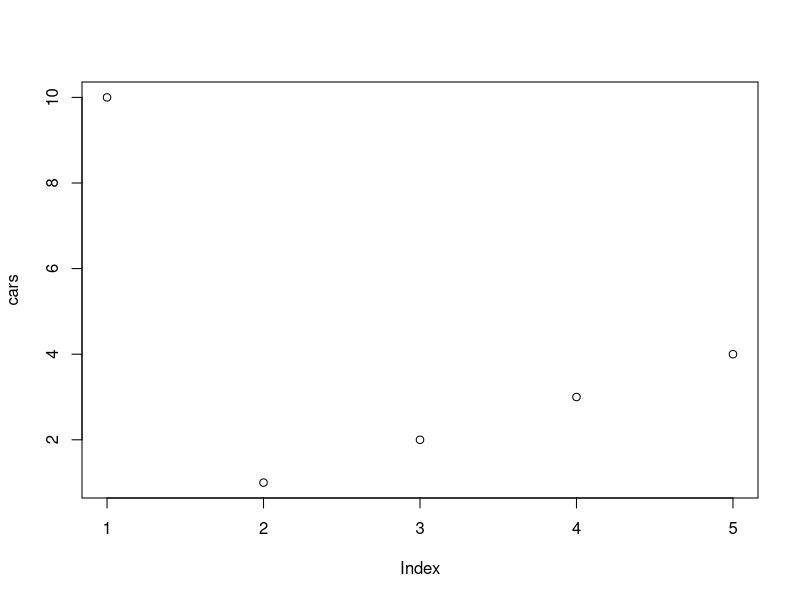

Generate this figure with R: (Note: this script raises an error after producing the figure.)
## ---- chunk 1
cars <- c(10,1,2,3,4)
## ---- chunk 2
plot(cars)
## ---- chunk 3

# Lower case
db.sms$lower=ifelse(!grepl("[[:lower:]]",db.sms$answer)==T,1,0)

# sinal de genero
db.sms$ans.boy=ifelse(grepl("*filho*",db.sms$answer,ignore.case = T)==T,1,0)
db.sms$ans.girl=ifelse(grepl("*filha*",db.sms$answer,ignore.case = T)==T,1,0)

# sinais de concordancia 
db.sms$ans.cool=ifelse(grepl("*legal*",db.sms$answer,ignore.case = T)==T,1,0)
db.sms$ans.thank=ifelse(grepl("*obrigado*",db.sms$answer,ignore.case = T)==T,1,0)
db.sms$ans.thank1=ifelse(grepl("*obg*",db.sms$answer,ignore.case = T)==T,1,0)
db.sms$ans.sure=ifelse(grepl("*com certeza*",db.sms$answer,ignore.case = T)==T,1,0)
db.sms$ans.truth=ifelse(grepl("*verdade*",db.sms$answer,ignore.case = T)==T,1,0)

# sinais de afeto
db.sms$ans.affection=ifelse(grepl("*carinho*",db.sms$answer,ignore.case = T)==T,1,0)
db.sms$ans.love=ifelse(grepl("*amo*",db.sms$answer,ignore.case = T)==T,1,0)
db.sms$ans.love1=ifelse(grepl("*ama*",db.sms$answer,ignore.case = T)==T,1,0)
db.sms$ans.friends=ifelse(grepl("*amizade*",db.sms$answer,ignore.case = T)==T,1,0)
db.sms$ans.feel=ifelse(grepl("*sentir*",db.sms$answer,ignore.case = T)==T,1,0)

## ---- chunk 4

